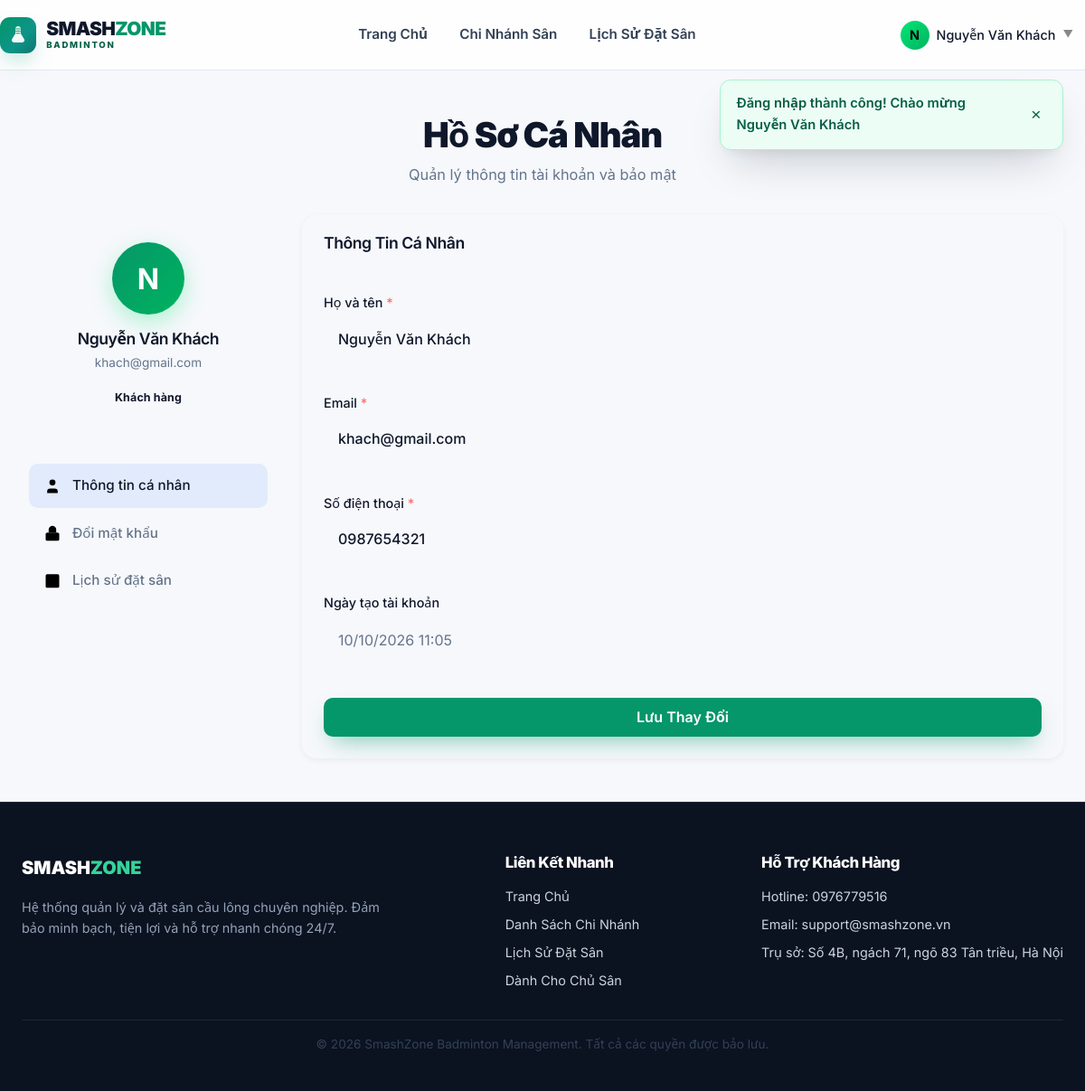
Screenshot of /profile (signed in) with the database file from the repository.
### tables this page shows
CREATE TABLE users (
    id INT AUTO_INCREMENT PRIMARY KEY,
    name VARCHAR(255) NOT NULL,
    phone VARCHAR(20) NOT NULL,
    email VARCHAR(255) NOT NULL UNIQUE,
    password VARCHAR(255) NOT NULL,
    created_at TIMESTAMP DEFAULT CURRENT_TIMESTAMP
);

### app/Controllers/AuthController.php (called while the page is built, shortened)
<?php
class AuthController extends Controller
{
    public function profile()
    {
        $userId = Session::get('user_id');
        $userModel = new User();
        $user = $userModel->findById($userId);
        $this->render('auth/profile', [
            'title' => 'Hồ Sơ Cá Nhân - SmashZone',
            'user'  => $user,
        ]);
    }
}

### core/Router.php (called while the page is built, shortened)
<?php
class Router
{
    private $routes = [];
    private function addRoute($method, $path, $handler)
    {
        $pattern = preg_replace('/\{([a-zA-Z0-9_]+)\}/', '(?P<$1>[a-zA-Z0-9_-]+)', $path);
        $pattern = '#^' . $pattern . '/?$#';
        $this->routes[] = [
            'method' => $method,
            'pattern' => $pattern,
            'handler' => $handler
        ];
    }
    public function dispatch()
    {
        $method = $_SERVER['REQUEST_METHOD'];
        $uri = parse_url($_SERVER['REQUEST_URI'], PHP_URL_PATH);
        foreach ($this->routes as $route) {
            if ($route['method'] === $method && preg_match($route['pattern'], $uri, $matches)) {
                $params = array_filter($matches, 'is_string', ARRAY_FILTER_USE_KEY);
                if (is_callable($route['handler'])) {
                    return call_user_func_array($route['handler'], $params);
                } elseif (is_string($route['handler'])) {
                    list($controllerName, $action) = explode('@', $route['handler']);
                    $controllerClass = "App\\Controllers\\{$controllerName}";
                    if (class_exists($controllerClass)) {
                        $controller = new $controllerClass();
                        if (method_exists($controller, $action)) {
                            return call_user_func_array([$controller, $action], $params);
                        }
                    }
                }
            }
        }
    }
}

### public/index.php (called while the page is built, shortened)
<?php
spl_autoload_register(function ($class) {
    if (strpos($class, 'App\\') === 0) {
        $file = ROOT . '/app/' . str_replace('\\', '/', substr($class, 4)) . '.php';
    }
    elseif (strpos($class, 'Core\\') === 0) {
        $file = ROOT . '/core/' . str_replace('\\', '/', substr($class, 5)) . '.php';
    }
});
$router = new \Core\Router();
$router->dispatch();

### core/Database.php (called while the page is built, shortened)
<?php
class Database
{
    private static $instance = null;
    private $pdo;
    private function __construct()
    {
        $config = require_once ROOT . '/config/database.php';
        $dsn = "mysql:host={$config['host']};port={$config['port']};dbname={$config['database']};charset={$config['charset']}";
        $options = [
            PDO::ATTR_ERRMODE            => PDO::ERRMODE_EXCEPTION,
            PDO::ATTR_DEFAULT_FETCH_MODE => PDO::FETCH_ASSOC,
            PDO::ATTR_EMULATE_PREPARES   => false,
        ];
        try {
            $this->pdo = new PDO($dsn, $config['username'], $config['password'], $options);
        } catch (PDOException $e) {
            throw new PDOException($e->getMessage(), (int)$e->getCode());
        }
    }
    public static function getInstance()
    {
        if (self::$instance === null) {
            self::$instance = new self();
        }
        return self::$instance;
    }
    public function query($sql, $params = [])
    {
        try {
            $stmt = $this->pdo->prepare($sql);
            $stmt->execute($params);
            return $stmt;
        } catch (PDOException $e) {
            die("Query failed: " . $e->getMessage());
        }
    }
}

### core/Session.php (called while the page is built, shortened)
<?php
class Session
{
    public static function get($key, $default = null)
    {
        return $_SESSION[$key] ?? $default;
    }
}

### core/Model.php (called while the page is built, shortened)
<?php
abstract class Model
{
    protected $table;
    protected $db;
    public function __construct()
    {
        $this->db = Database::getInstance();
    }
    public function findById($id)
    {
        $stmt = $this->db->query("SELECT * FROM {$this->table} WHERE id = ?", [$id]);
        return $stmt->fetch();
    }
}

### app/Views/auth/profile.php (the view, shortened to what this page needs)
<div class="page-wrap">
    <div class="container">
        <div class="page-header">
            <h1 class="page-title">Hồ Sơ Cá Nhân</h1>
            <p class="subtitle">Quản lý thông tin tài khoản và bảo mật</p>
        </div>
        <div class="profile-grid">
            <aside class="profile-sidebar">
                <div class="profile-card">
                    <div class="profile-avatar">
                        <span><?= strtoupper(substr($user['name'], 0, 1)) ?></span>
                    </div>
                    <h3 class="profile-name"><?= htmlspecialchars($user['name']) ?></h3>
                    <p class="profile-email"><?= htmlspecialchars($user['email']) ?></p>
                    <span class="badge badge-accent">Khách hàng</span>
                </div>
                <nav class="profile-nav">
                    <a href="#thong-tin" class="nav-link active" data-tab="thong-tin">
                        <svg class="ico"><use href="#i-user"/></svg>
                        <span>Thông tin cá nhân</span>
                    </a>
                    <a href="#doi-mat-khau" class="nav-link" data-tab="doi-mat-khau">
                        <svg class="ico"><use href="#i-lock"/></svg>
                        <span>Đổi mật khẩu</span>
                    </a>
                    <a href="<?= BASE_URL ?>/history" class="nav-link">
                        <svg class="ico"><use href="#i-calendar"/></svg>
                        <span>Lịch sử đặt sân</span>
                    </a>
                </nav>
            </aside>
            <div class="profile-content">
                <section id="thong-tin" class="tab-pane active">
                    <div class="card">
                        <div class="card-header">
                            <h2>Thông Tin Cá Nhân</h2>
                        </div>
                        <div class="card-body">
                            <form action="<?= BASE_URL ?>/profile/update" method="POST" class="profile-form">
                                <div class="form-group">
                                    <label for="name">Họ và tên <span class="required">*</span></label>
                                    <input type="text" id="name" name="name" class="form-control" value="<?= htmlspecialchars($user['name']) ?>" required>
                                </div>
                                <div class="form-group">
                                    <label for="email">Email <span class="required">*</span></label>
                                    <input type="email" id="email" name="email" class="form-control" value="<?= htmlspecialchars($user['email']) ?>" required>
                                </div>
                                <div class="form-group">
                                    <label for="phone">Số điện thoại <span class="required">*</span></label>
                                    <input type="tel" id="phone" name="phone" class="form-control" value="<?= htmlspecialchars($user['phone']) ?>" required>
                                </div>
                                <div class="form-group">
                                    <label>Ngày tạo tài khoản</label>
                                    <div class="form-control-plaintext"><?= date('d/m/Y H:i', strtotime($user['created_at'])) ?></div>
                                </div>
                                <button type="submit" class="btn btn-accent">Lưu Thay Đổi</button>
                            </form>
                        </div>
                    </div>
                </section>
            </div>
        </div>
    </div>
</div>
<?php $content = ob_get_clean(); require __DIR__ . '/../layouts/main.php'; ?>

### public/assets/css/style.css (style rules this page uses)
:root { --bg-primary: #f6f8fb; --bg-secondary: #ffffff; --bg-card: #ffffff; --bg-darker: #0f172a; --accent: #059669; --accent-hover: #047857; --accent-dark: #065f46; --accent-light: #ecfdf5; --accent-border: #a7f3d0; --accent-glow: rgba(5, 150, 105, 0.25); --accent-green: #059669; --blue: #2563eb; --blue-light: #eff6ff; --text-primary: #0f172a; --text-secondary: #334155; --text-muted: #64748b; --text-light: #94a3b8; --text-invert: #ffffff; --border: #e2e8f0; --border-strong: #cbd5e1; --radius-sm: 8px; --radius: 12px; --radius-lg: 18px; --radius-xl: 26px; --shadow-xs: 0 1px 2px rgba(15, 23, 42, 0.05); --shadow-sm: 0 2px 6px rgba(15, 23, 42, 0.06); --shadow-md: 0 10px 24px -8px rgba(15, 23, 42, 0.12), 0 4px 8px -4px rgba(15, 23, 42, 0.06); --shadow-lg: 0 24px 48px -16px rgba(15, 23, 42, 0.22), 0 8px 16px -8px rgba(15, 23, 42, 0.1); --shadow-accent: 0 12px 26px -10px rgba(5, 150, 105, 0.55); --font-main: 'Inter', system-ui, -apple-system, 'Segoe UI', sans-serif; --status-available-bg: #dcfce7; --status-available-text: #065f46; --status-available-border: #86efac; --status-booked-bg: #fee2e2; --status-booked-text: #991b1b; --status-booked-border: #fca5a5; --status-selected-bg: #fef3c7; --status-selected-text: #92400e; --status-selected-border: #fde68a; }
*, *::before, *::after { box-sizing: border-box; }
html { scroll-behavior: smooth; font-size: 16px; -webkit-text-size-adjust: 100%; }
body { margin: 0; font-family: var(--font-main); background-color: var(--bg-primary); color: var(--text-primary); line-height: 1.6; min-height: 100vh; display: flex; flex-direction: column; -webkit-font-smoothing: antialiased; text-rendering: optimizeLegibility; }
a { color: inherit; }
h1, h2, h3, h4, h5, h6 { color: var(--text-primary); font-weight: 800; line-height: 1.2; letter-spacing: -0.025em; margin: 0 0 0.5rem; }
p { margin: 0 0 1rem; color: var(--text-secondary); }
.container { width: 100%; max-width: 1200px; margin: 0 auto; padding: 0 1.5rem; }
.d-flex { display: flex !important; }
.flex-column { flex-direction: column !important; }
.min-vh-100 { min-height: 100vh; }
.nav-link { color: var(--text-secondary); font-weight: 600; font-size: 0.95rem; padding: 0.5rem 0.9rem; border-radius: 999px; transition: all 0.18s ease; text-decoration: none; position: relative; }
.nav-link:hover, .nav-link.active { color: var(--accent); background: var(--accent-light); }
.btn { display: inline-flex; align-items: center; justify-content: center; gap: 0.5rem; padding: 0.65rem 1.35rem; font-weight: 600; font-size: 0.95rem; font-family: inherit; border-radius: var(--radius-sm); border: 1.5px solid transparent; cursor: pointer; transition: all 0.16s ease-in-out; text-decoration: none; line-height: 1.2; white-space: nowrap; }
.btn-accent, .btn-primary { background: linear-gradient(135deg, var(--accent) 0%, #0d9488 100%); color: #ffffff !important; border-color: transparent; box-shadow: var(--shadow-accent); }
.form-group { margin-bottom: 1.1rem; }
.form-control, .form-select, .glass-input { width: 100%; padding: 0.7rem 1rem; font-size: 0.95rem; font-family: inherit; font-weight: 500; color: var(--text-primary); background-color: #ffffff; border: 1.5px solid var(--border-strong); border-radius: var(--radius-sm); transition: border-color 0.18s, box-shadow 0.18s; outline: none; }
.form-control::placeholder { color: var(--text-light); }
.card, .glass-card { background: var(--bg-card); border: 1px solid var(--border); border-radius: var(--radius-lg); box-shadow: var(--shadow-sm); transition: transform 0.22s ease, box-shadow 0.22s ease, border-color 0.22s ease; }
.badge { padding: 0.32rem 0.7rem; border-radius: 999px; font-size: 0.78rem; font-weight: 700; display: inline-flex; align-items: center; gap: 0.35rem; letter-spacing: 0.01em; }
.page-title { font-size: clamp(1.8rem, 4vw, 2.4rem); font-weight: 900; letter-spacing: -0.03em; }
.subtitle { color: var(--text-muted); font-size: 1.02rem; }
.page-wrap { flex-grow: 1; padding: 3rem 0; }
.page-header { text-align: center; margin-bottom: 2rem; }

### rows the page displays
users: name "N", name "Nguyễn Văn Khách", email "khach@gmail.com", phone "0987654321", created_at "10/10/2026 11:05"

### other values shown
substr($_SESSION['user_name'] ?? 'K', 0, 1) "N"
$_SESSION['user_name'] "Nguyễn Văn Khách"
$flashSuccess "Đăng nhập thành công! Chào mừng Nguyễn Văn Khách"
